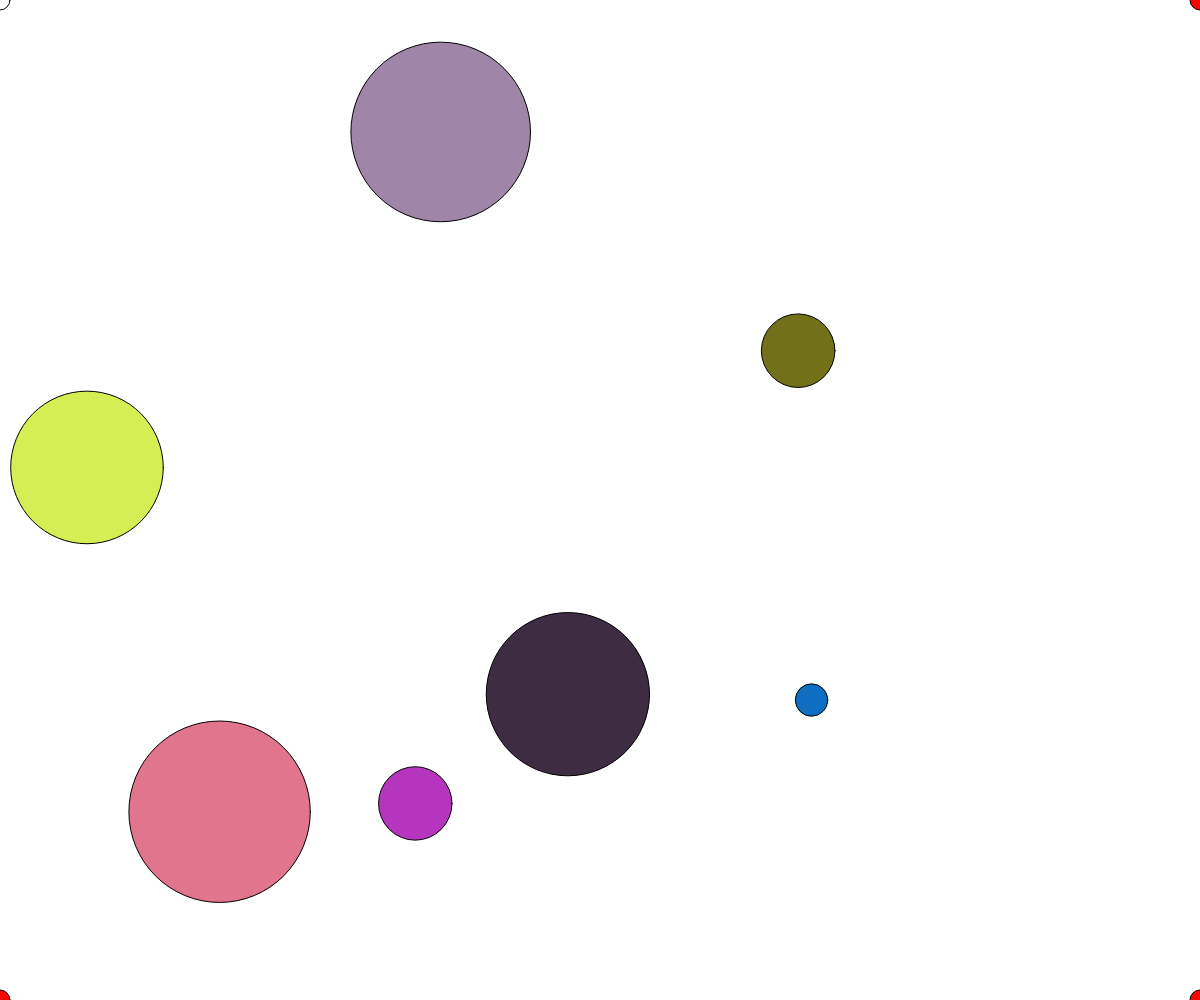
Frame 1 (no input)
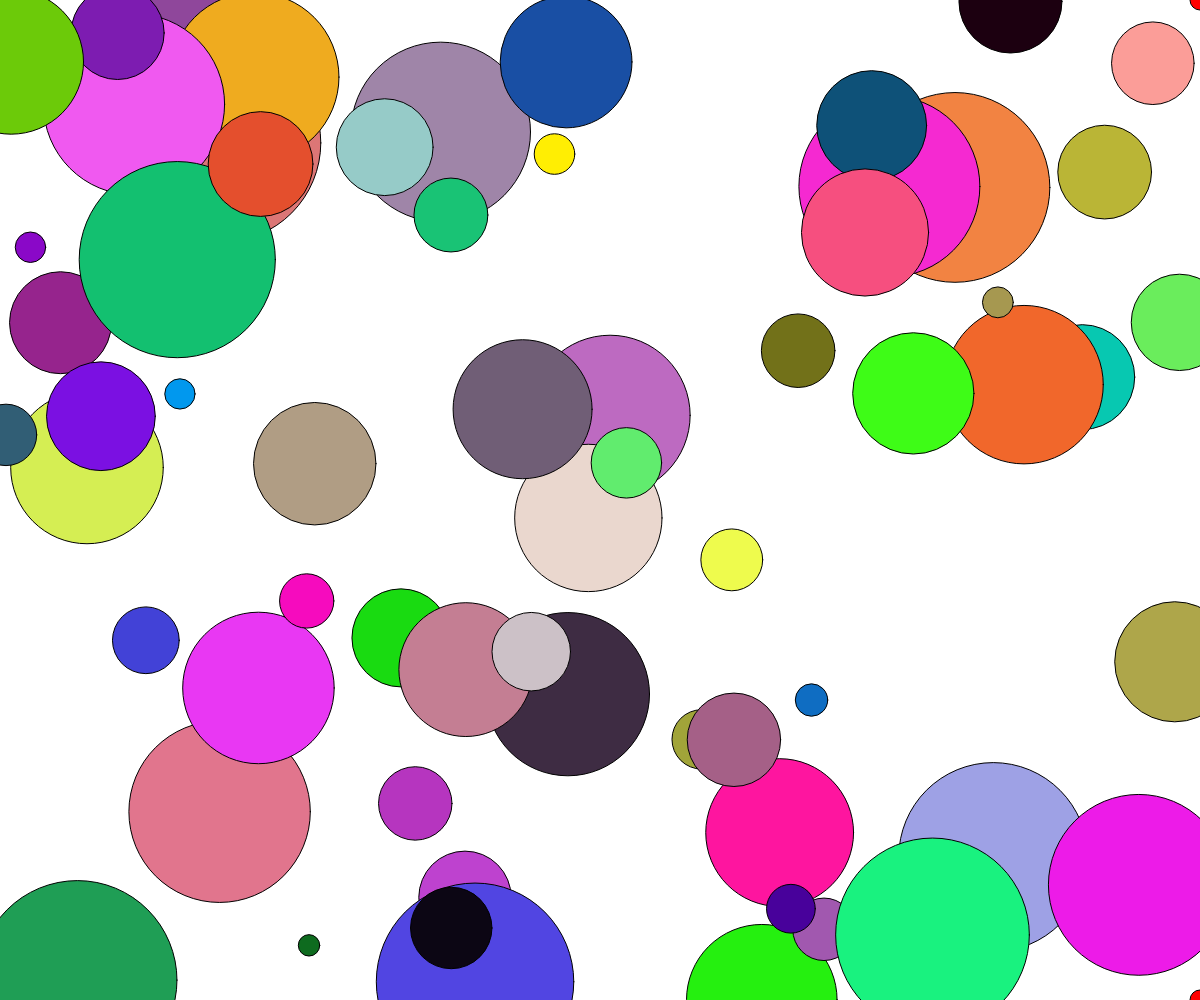
Frame 60 (no input)
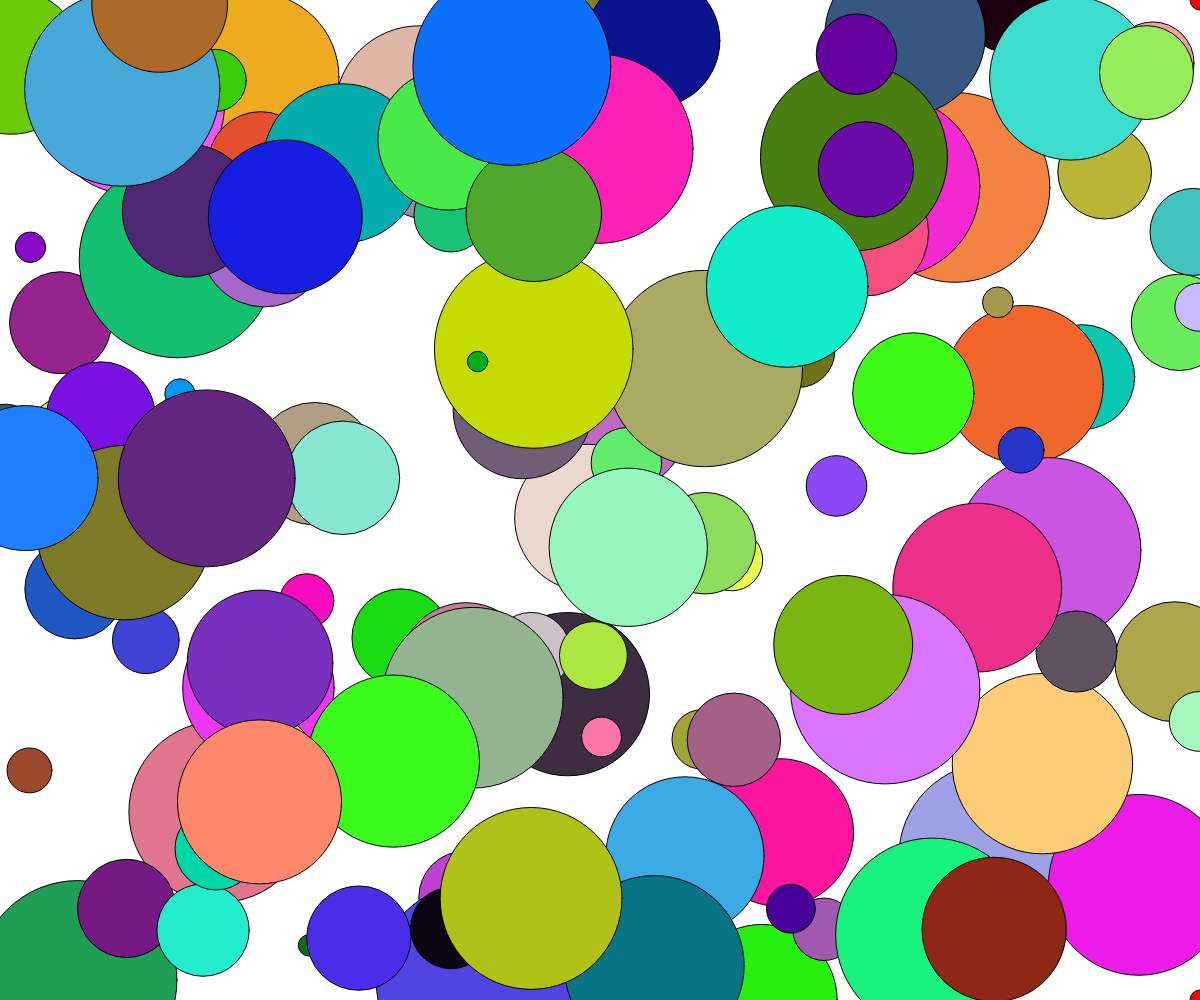
Frame 120 (the mouse pressed at the canvas centre since frame 60)

The p5.js sketch that drew these frames (run headless with seeded random() and noise() and a simulated clock; from frame 60 on, the mouse is pressed at the canvas centre):

// p5.js sketch
// ── sketch.js
function setup() {
  createCanvas(windowWidth, windowHeight);
  circle(0, 0, 20);
  fill(255, 0, 0);
  circle(width, 0, 20);
  circle(width, height, 20);
  circle(0, height, 20);

  fill(random(255), random(255), random(255));
  circle(random(width), random(height), random(20, 200));

  fill(random(255), random(255), random(255));
  circle(random(width), random(height), random(20, 200));

  fill(random(255), random(255), random(255));
  circle(random(width), random(height), random(20, 200));

  fill(random(255), random(255), random(255));
  circle(random(width), random(height), random(20, 200));

  fill(random(255), random(255), random(255));
  circle(random(width), random(height), random(20, 200));

  fill(random(255), random(255), random(255));
  circle(random(width), random(height), random(20, 200));
}

function draw() {
  //background(255);
  fill(random(255), random(255), random(255));
  circle(random(width), random(height), random(20, 200));
}
